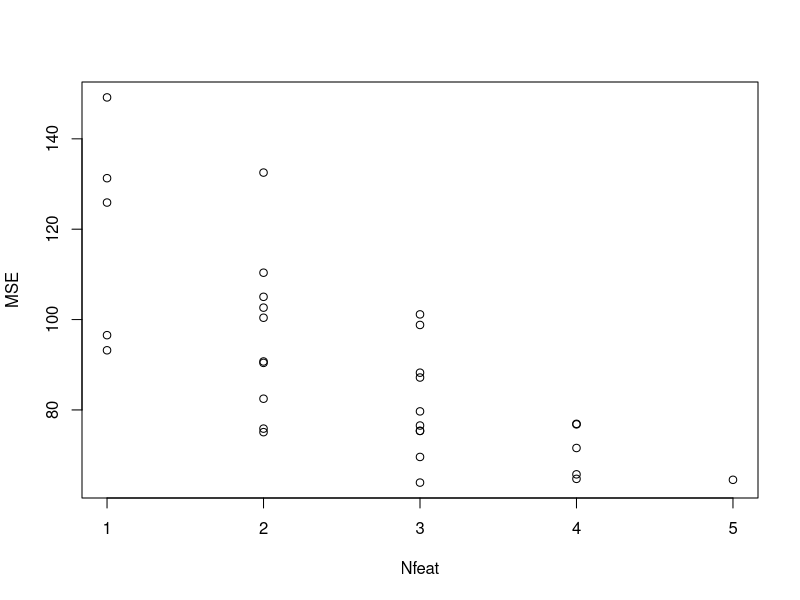

Write R code to recreate this figure.

############
###Step 1###
############
#linear regression
mylin=function(X,Y,Xpred){
  Xpred1=cbind(1,Xpred)
  X = cbind(1,X)
  #MISSING: check formulas for linear regression and compute beta
  beta = solve(t(X)%*%X)%*%t(X)%*%Y
  Res=Xpred1%*%beta
  return(Res)
}

myCV=function(X,Y,Nfolds){
  n=length(Y)
  p=ncol(X)
  set.seed(12345)
  ind=sample(n,n)    #Permute the observations randomly
  X1=X[ind,]
  Y1=Y[ind]
  #sF=floor(n/Nfolds)
  MSE=numeric(2^p-1)
  Nfeat=numeric(2^p-1)
  Features=list()
  curr=0
  
  #we assume 5 features.
  
  for (f1 in 0:1)
    for (f2 in 0:1)
      for(f3 in 0:1)
        for(f4 in 0:1)
          for(f5 in 0:1){
            model= c(f1,f2,f3,f4,f5)
            if (sum(model)==0) next()
            SSE=0
            
            folds = cut(seq(1,nrow(X1)),breaks=Nfolds,labels=FALSE)
            for (k in 1:Nfolds){
              #MISSING: compute which indices should belong to current fold
              testIndexes = which(folds==k,arr.ind=TRUE)
              testDataX = X1[testIndexes, ]
              testDataY = Y1[testIndexes]
              trainDataX = X1[-testIndexes, ]
              trainDataY = Y1[-testIndexes]
              
              #MISSING: implement cross-validation for model with features in "model" and iteration i.
              index = seq(1:5)*model
              testDataX = as.matrix(testDataX[,index])
              trainDataX = as.matrix(trainDataX[,index])
             
              #MISSING: Get the predicted values for fold 'k', Ypred, and the original values for fold 'k', Yp.
              Ypred = mylin(trainDataX,trainDataY,testDataX)
              Yp = testDataY
              SSE=SSE+sum((Ypred-Yp)^2)
            }
            curr=curr+1
            MSE[curr]=SSE/n
            Nfeat[curr]=sum(model)
            Features[[curr]]=model
            
          }
  
  #MISSING: plot MSE against number of features
  plot(Nfeat,MSE)
  i=which.min(MSE)
  return(list(CV=MSE[i], Features=Features[[i]]))
  #return(X1)
}

############
###Step 2###
############
cross = myCV(as.matrix(swiss[,2:6]), swiss[[1]], 5) #Sends in X, Y and Nfolds

